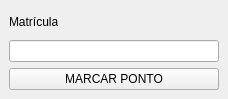
<?xml version="1.0" encoding="UTF-8"?>
<ui version="4.0">
 <class>MainWindow</class>
 <widget class="QMainWindow" name="MainWindow">
  <property name="geometry">
   <rect>
    <x>0</x>
    <y>0</y>
    <width>228</width>
    <height>99</height>
   </rect>
  </property>
  <property name="windowTitle">
   <string>Relógio de Ponto</string>
  </property>
  <widget class="QWidget" name="centralwidget">
   <layout class="QVBoxLayout" name="verticalLayout">
    <item>
     <widget class="QLabel" name="label">
      <property name="text">
       <string>Matrícula</string>
      </property>
     </widget>
    </item>
    <item>
     <widget class="QLineEdit" name="lineEdit"/>
    </item>
    <item>
     <widget class="QPushButton" name="pushButton">
      <property name="text">
       <string>MARCAR PONTO</string>
      </property>
     </widget>
    </item>
   </layout>
  </widget>
 </widget>
 <resources/>
 <connections/>
</ui>
